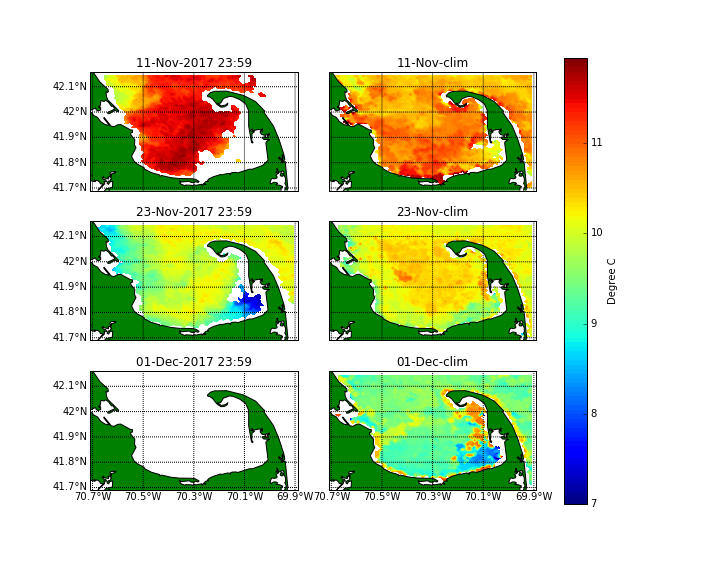

The script that saved this image:
# -*- coding: utf-8 -*-
"""
Created on Thu Dec  7 09:26:54 2017

@author: huimin
multi-plots,comparing SST & SST-clim
under the plot of SST is the plot of SST-clim on the same day
the data is raw data
the last url is climatology
"""
import sys
import datetime as dt
import matplotlib.pyplot as plt
from pydap.client import open_url
import numpy as np
import time
from mpl_toolkits.basemap import Basemap

#HARDCODES
temprange=np.arange(7,12,0.05)
colorticks=np.linspace(7,12,6)
time_wanted=[dt.datetime(2017,11,11,23,59,59,0),dt.datetime(2017,11,23,23,59,59,0),dt.datetime(2017,12,1,23,59,59,0)]
url=['http://basin.ceoe.udel.edu/thredds/dodsC/ModisAqua/2017/aqua.2017315.1111.235959.D.L3.modis.NAT.v09.1000m.nc4','http://basin.ceoe.udel.edu/thredds/dodsC/ModisAqua/2017/aqua.2017327.1123.235959.D.L3.modis.NAT.v09.1000m.nc4','http://basin.ceoe.udel.edu/thredds/dodsC/ModisAqua/2017/aqua.2017335.1201.235959.D.L3.modis.NAT.v09.1000m.nc4','http://basin.ceoe.udel.edu/thredds/dodsC/AquaClimatology1Day.nc']
gbox=[-70.7,-69.9,41.7,42.15] 
latsize=[gbox[2],gbox[3]]
lonsize=[gbox[0],gbox[1]]
rows=3
cols=2
fig,axes=plt.subplots(rows,cols,figsize=(10,8))
#axes[1,1].remove()#don't display this axes
for i in range(rows):
    for k in range(cols):
        #DRAW BASEMAP
        m1 = Basemap(projection='cyl',llcrnrlat=min(latsize)-0.01,urcrnrlat=max(latsize)+0.01,\
                llcrnrlon=min(lonsize)-0.01,urcrnrlon=max(lonsize)+0.01,resolution='h')
        m1.ax=axes[i,k]
        if k==0:
            m1.drawparallels(np.arange(min(latsize),max(latsize)+1,0.1),labels=[1,0,0,0])
        else:
            m1.drawparallels(np.arange(min(latsize),max(latsize)+1,0.1),labels=[0,0,0,0])
        if i==rows-1:
            m1.drawmeridians(np.arange(min(lonsize),max(lonsize)+1,0.2),labels=[0,0,0,1])
        else:
            m1.drawmeridians(np.arange(min(lonsize),max(lonsize)+1,0.2),labels=[0,0,0,0])
        m1.drawcoastlines()
        m1.fillcontinents(color='green')
        m1.drawmapboundary()
        #url1='http://basin.ceoe.udel.edu/thredds/dodsC/Aqua3DayAggregate.nc' # new address found in Nov 2017
        
        if k==1:
            index=time_wanted[i].timetuple().tm_yday#convert datetime to a yearday
            url1=url[3]+'?lat[0:1:4499],lon[0:1:4999],'+'sst['+str(index)+':1:'+str(index)+'][0:1:4499][0:1:4999]'+',day['+str(index)+':1:'+str(index)+']'
        else:
            dataset=open_url(url[i])
            times=list(dataset['time'])  
            second=time.mktime(time_wanted[i].timetuple())
            index=int(round(np.interp(second,times,range(len(times)))))
            url1=url[i]+'?lat[0:1:4499],lon[0:1:4999],'+'sst['+str(index)+':1:'+str(index)+'][0:1:4499][0:1:4999]'+',time['+str(index)+':1:'+str(index)+']'
        try:
            print url1
            dataset1=open_url(url1)
        except:
            print "please check your url!"
            sys.exit(0)   
        sst=dataset1['sst'].sst
        lat=dataset1['lat']
        lon=dataset1['lon']
        # find the index for the gbox
        index_lon11=int(round(np.interp(gbox[0],list(lon),range(len(list(lon))))))
        index_lon12=int(round(np.interp(gbox[1],list(lon),range(len(list(lon))))))
        index_lat11=int(round(np.interp(gbox[2],list(lat),range(len(list(lat))))))
        index_lat12=int(round(np.interp(gbox[3],list(lat),range(len(list(lat))))))
        # get part of the sst
        sst_part=sst[index,index_lat11:index_lat12,index_lon11:index_lon12]
        sst_part[(sst_part==-999)]=np.NaN # if sst_part=-999, convert to NaN
        X1,Y1=np.meshgrid(lon[index_lon11:index_lon12],lat[index_lat11:index_lat12])
        if k==1:
            t=axes[i,k].set_title(str(time_wanted[i].strftime("%d-%b"))+'-clim',loc='center')
        else:
            t=axes[i,k].set_title(str(time_wanted[i].strftime("%d-%b-%Y %H:%M")),loc='center')
        a=axes[i,k].contourf(X1,Y1,sst_part[0],temprange)
plt.subplots_adjust(wspace=0.15,hspace=0.02)
#cbar_ax = fig.add_axes([0.85, 0.15, 0.05, 0.7])
cb=plt.colorbar(a,ax=axes.ravel().tolist())
cb.set_ticks(colorticks)
cb.set_label('Degree C')
plt.savefig('SST vs SST-clim.png')
plt.show() 